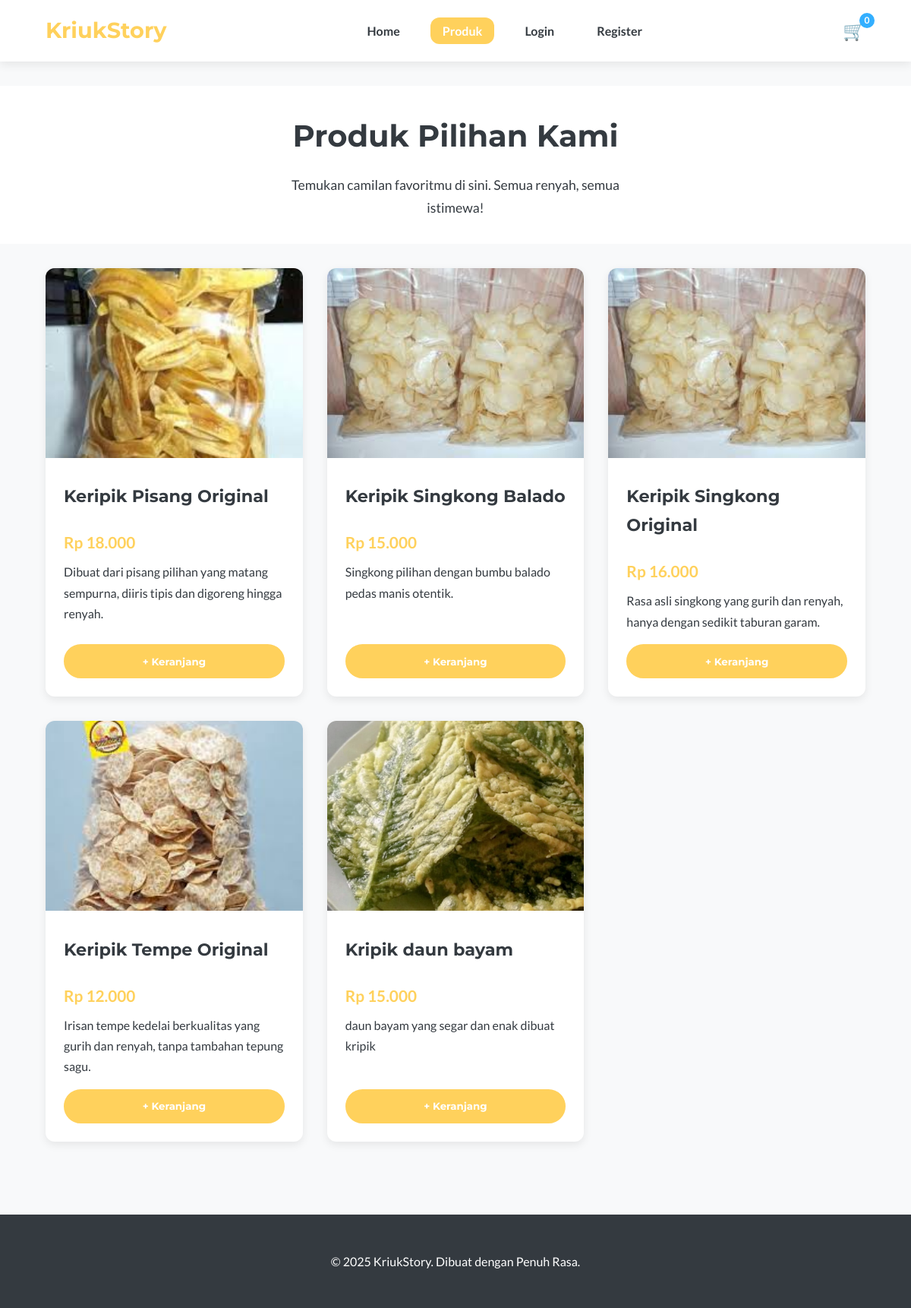
/produk.php, run on the app's committed database.
### tables this page shows
CREATE TABLE `products` (
  `id` int(11) NOT NULL,
  `name` varchar(255) NOT NULL,
  `description` text NOT NULL,
  `price` decimal(10,2) NOT NULL,
  `image` varchar(255) NOT NULL
);

### produk.php (the view, shortened to what this page needs)
<!DOCTYPE html>
<html lang="id">
<head>
    <link rel="stylesheet" href="style.css">
</head>
<body>
    <?php
    $active_page = 'produk';
    include 'header.php';
    ?>
    <main>
        <section class="page-title">
            <div class="container">
                <h2>Produk Pilihan Kami</h2>
                <p>Temukan camilan favoritmu di sini. Semua renyah, semua istimewa!</p>
            </div>
        </section>
        <section class="product-section-new">
            <div class="container">
                <div class="product-grid-new">
                    <?php
                    include 'koneksi.php';
                    $sql = "SELECT * FROM products ORDER BY name ASC";
                    $result = mysqli_query($koneksi, $sql);
                    $image_map = [
                        'Keripik Singkong Balado' => 'kripik.jpeg',
                        'Pisang Crispy Cokelat' => 'pisang.jpeg',
                        'Keripik Tempe Sagu' => 'tempe.jpeg',
                        'Usus Crispy Original' => 'kripik2.jpeg'
                    ];
                    if (mysqli_num_rows($result) > 0) {
                        while($row = mysqli_fetch_assoc($result)) {
                            $image_url = isset($image_map[$row['name']]) ? $image_map[$row['name']] : $row['image'];
                    ?>
                            <div class="product-card-new">
                                <div class="product-image">
                                    <img src="<?php echo htmlspecialchars($image_url); ?>" alt="<?php echo htmlspecialchars($row['name']); ?>">
                                </div>
                                <div class="product-info">
                                    <h3><?php echo htmlspecialchars($row['name']); ?></h3>
                                    <p class="price">Rp <?php echo number_format($row['price'], 0, ',', '.'); ?></p>
                                    <p class="description"><?php echo htmlspecialchars($row['description']); ?></p>
                                    <button class="btn add-to-cart" data-id="<?php echo $row['id']; ?>">+ Keranjang</button>
                                </div>
                            </div>
                    <?php
                        }
                    } else {
                        echo "<p>Belum ada produk yang tersedia.</p>";
                    }
                    ?>
                </div>
            </div>
        </section>
    </main>
    <footer>
        <div class="container">
            <p>&copy; 2025 KriukStory. Dibuat dengan Penuh Rasa.</p>
        </div>
    </footer>
</body>
</html>

### header.php (shortened to what this page needs)
<header>
    <div class="container">
        <a href="index.php" class="logo">KriukStory</a>
        <nav>
            <ul>
                <?php if (isset($_SESSION['user_id'])): ?>
                    <li><a href="index.php" class="<?php echo ($active_page == 'index') ? 'active' : ''; ?>">Home</a></li>
                    <li><a href="produk.php" class="<?php echo ($active_page == 'produk') ? 'active' : ''; ?>">Produk</a></li>
                    <li><a href="riwayat.php" class="<?php echo ($active_page == 'riwayat') ? 'active' : ''; ?>">Riwayat Pesanan</a></li>
                    <li><a href="logout.php">Logout</a></li>
                <?php else: ?>
                    <li><a href="index.php" class="<?php echo ($active_page == 'index') ? 'active' : ''; ?>">Home</a></li>
                    <li><a href="produk.php" class="<?php echo ($active_page == 'produk') ? 'active' : ''; ?>">Produk</a></li>
                    <li><a href="login.php" class="<?php echo ($active_page == 'login') ? 'active' : ''; ?>">Login</a></li>
                    <li><a href="register.php" class="<?php echo ($active_page == 'register') ? 'active' : ''; ?>">Register</a></li>
                <?php endif; ?>
            </ul>
        </nav>
        <div class="header-action">
             <a href="checkout.php" class="cart-icon">
                🛒
                <span class="cart-count"><?php echo isset($_SESSION['cart']) ? array_sum($_SESSION['cart']) : 0; ?></span>
             </a>
        </div>
    </div>
</header>

### style.css (style rules this page uses)
:root { --color-primary: #FFD15C; --color-secondary: #33AFFF; --color-bg: #F8F9FA; --color-text: #343A40; --color-white: #FFFFFF; --color-border: #DEE2E6; --color-error: #dc3545; --color-success: #28a745; --font-heading: 'Montserrat', sans-serif; --font-body: 'Lato', sans-serif; --shadow-soft: 0 4px 12px rgba(0, 0, 0, 0.08); --shadow-strong: 0 8px 24px rgba(0, 0, 0, 0.12); --border-radius: 12px; }
* { box-sizing: border-box; margin: 0; padding: 0; }
body { font-family: var(--font-body); background-color: var(--color-bg); color: var(--color-text); line-height: 1.7; font-size: 16px; }
.container { width: 90%; max-width: 1200px; margin: 0 auto; }
h1, h2, h3, h4, h5, h6 { font-family: var(--font-heading); font-weight: 700; color: var(--color-text); }
h2 { font-size: 2rem; margin-bottom: 1rem; text-align: center; }
h3 { font-size: 1.25rem; margin-bottom: 1rem; }
header { background-color: var(--color-white); box-shadow: var(--shadow-soft); padding: 1rem 0; position: sticky; top: 0; z-index: 1000; width: 100%; }
header .container { display: flex; justify-content: space-between; align-items: center; }
.logo { font-family: var(--font-heading); font-size: 1.8rem; font-weight: 700; color: var(--color-primary); text-decoration: none; }
nav { display: none; position: absolute; top: 100%; left: 0; width: 100%; background-color: var(--color-white); box-shadow: var(--shadow-soft); }
nav ul { list-style: none; padding: 1rem 0; text-align: center; }
nav li { margin-bottom: 1rem; }
nav a { text-decoration: none; color: var(--color-text); font-weight: 700; font-size: 1.1rem; padding: 0.5rem 1rem; border-radius: var(--border-radius); transition: all 0.3s ease; }
nav a:hover, nav a.active { background-color: var(--color-primary); color: var(--color-white); }
.header-action { display: block; }
.cart-icon { position: relative; font-size: 1.5rem; text-decoration: none; color: var(--color-text); }
.cart-count { position: absolute; top: -8px; right: -12px; background-color: var(--color-secondary); color: var(--color-white); font-size: 0.75rem; font-weight: 700; border-radius: 50%; width: 20px; height: 20px; display: flex; justify-content: center; align-items: center; }
main { padding: 2rem 0; }
.page-title { text-align: center; padding: 2rem 0; background-color: var(--color-white); }
.page-title p { font-size: 1.1rem; max-width: 500px; margin: 0 auto; }
.product-section-new { padding: 2rem 0; }
.product-grid-new { display: grid; grid-template-columns: 1fr; gap: 1.5rem; }
.product-card-new { background-color: var(--color-white); border-radius: var(--border-radius); box-shadow: var(--shadow-soft); display: flex; flex-direction: column; overflow: hidden; transition: all 0.3s ease; opacity: 0; animation: fadeInSlideUp 0.5s ease-out forwards; }
.product-image img { width: 100%; height: 250px; object-fit: cover; }
.product-info { padding: 1.5rem; display: flex; flex-direction: column; flex-grow: 1; }
.product-info h3 { font-size: 1.4rem; }
.product-info .price { font-size: 1.3rem; font-weight: 700; color: var(--color-primary); margin: 0.5rem 0; }
.product-info .description { flex-grow: 1; margin-bottom: 1rem; }
.btn { display: inline-block; background-color: var(--color-primary); color: var(--color-white); padding: 0.8rem 1.8rem; border-radius: 50px; text-decoration: none; font-weight: 700; font-family: var(--font-heading); border: 2px solid var(--color-primary); transition: all 0.3s ease; cursor: pointer; text-align: center; width: 100%; }
footer { text-align: center; padding: 3rem 0; margin-top: 2rem; background-color: var(--color-text); color: var(--color-white); }
@media (min-width: 600px) { .product-grid-new { grid-template-columns: repeat(2, 1fr); gap: 2rem; } }
@media (min-width: 768px) { h2 { font-size: 2.5rem; } }
@media (min-width: 768px) { nav { display: block; position: static; width: auto; background: none; box-shadow: none; } }
@media (min-width: 768px) { nav ul { display: flex; gap: 1.5rem; padding: 0; align-items: center; } }
@media (min-width: 768px) { nav li { margin-bottom: 0; } }
@media (min-width: 768px) { nav a { font-size: 1rem; } }
@media (min-width: 768px) { .header-action { display: block; } }
@media (min-width: 768px) { .btn { width: auto; } }
@media (min-width: 992px) { .product-grid-new { grid-template-columns: repeat(3, 1fr); } }

### data on the page
products: image (picture), name "Keripik Pisang Original", price "18.000", description "Dibuat dari pisang pilihan yang matang sempurna, diiris tipis dan digoreng hingga renyah."
products: name "Keripik Singkong Balado", price "15.000", description "Singkong pilihan dengan bumbu balado pedas manis otentik."
products: image (picture), name "Keripik Singkong Original", price "16.000", description "Rasa asli singkong yang gurih dan renyah, hanya dengan sedikit taburan garam."
products: image (picture), name "Keripik Tempe Original", price "12.000", description "Irisan tempe kedelai berkualitas yang gurih dan renyah, tanpa tambahan tepung sagu."
products: image (picture), name "Kripik daun bayam", price "15.000", description "daun bayam yang segar dan enak dibuat kripik"
